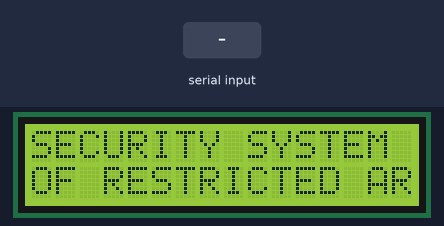
A sketch run on a simulated Arduino Uno, built with avr-gcc and run on an emulated ATmega328P. On the bench: 16×2 character LCD. The test bench sets the inputs (shaded band). What the sketch prints to the serial monitor is not drawn.

Above: at 1.2 s.
1.3 s: "1\n" received over Serial
At 1.9 s:
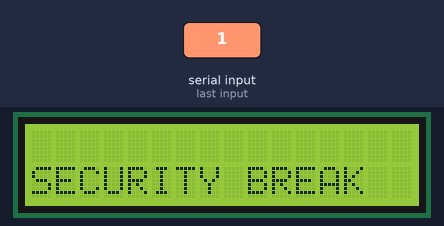
2.8 s: byte 20 (20) received over Serial
At 4.0 s:
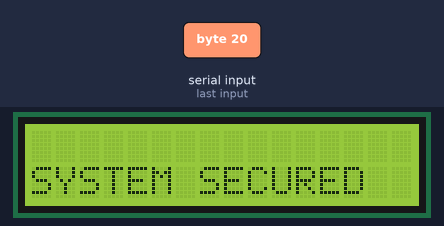
4.3 s: "0\n" received over Serial
At 5.4 s:
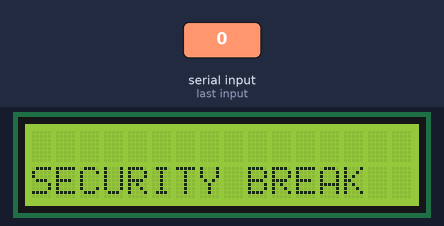
Timing chart, 0 to 7.3 s (numbered marks = the images above; inputs shaded):
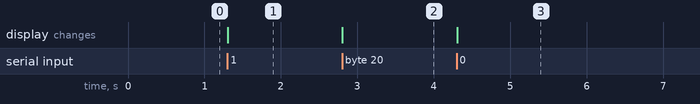

The sketch:

Sistem_Keamanan_Rumah_Modem_2.4_GHz-Receiver.ino
```cpp
#include <LiquidCrystal.h>
LiquidCrystal lcd(12, 11, 5, 4, 3, 2);

void setup()
{
lcd.begin(16,2);
Serial.begin(9600);
lcd.setCursor(0,0);
lcd.print("SECURITY SYSTEM");
lcd.setCursor(0,1);
lcd.print("OF RESTRICTED AREA");
}

void loop()
{
int PIR_sensor_SERIAL_BYTE = Serial.read();;
if(PIR_sensor_SERIAL_BYTE == 10)
{
lcd.clear();
Serial.print("PIRSENSOR:");
Serial.println(PIR_sensor_SERIAL_BYTE);
lcd.setCursor(0,1);
lcd.print("SECURITY BREAK");
delay(50);
}
else if(PIR_sensor_SERIAL_BYTE == 20)
{
lcd.clear();
Serial.print("PIRSENSOR:");
Serial.println(PIR_sensor_SERIAL_BYTE);
lcd.setCursor(0,1);
lcd.print("SYSTEM SECURED");
delay(50);
}
}
```

Measured:
- after the input at 1.3 s, the display: changes at once (image 1)
- after the input at 2.8 s, the display: changes at once (image 2)
- after the input at 4.3 s, the display: changes at once (image 3)
